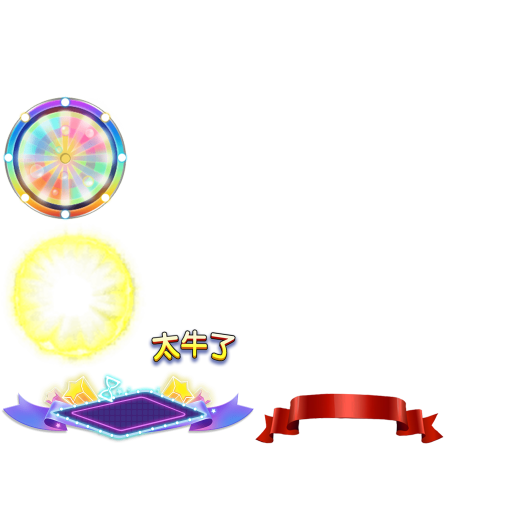
#> input picture input/spine/1/2/effect_teshuyu.png, 1024 x 1024 px (shown at 1/2 size)
$ python imageScale.py
#> lines starting #> are read from the running program, lines starting #| are printed output that depends on the picture
#!/usr/bin/python
# -*-coding:utf-8-*-
# !python
import os, sys
import shutil
from PIL import Image

scale = 0.5

currentPath = os.getcwd()
input = os.path.join(currentPath, "input")
outPath = os.path.join(currentPath, "output")
if os.path.exists(outPath):
    shutil.rmtree(outPath)
os.makedirs(outPath)

# 匹配字符串末尾是包含某个字符串
def endWith(s, *endstring):
    # endswith()匹配字符串的开头或末尾是否包含一个字符串。匹配开头是startswith()
    # map()是 Python 内置的高阶函数，它接收一个函数 f 和一个 list，并通过把函数 f 依次作用在 list 的每个元素上，得到一个新的 list 并返回。
    array = map(s.endswith, endstring)
    if True in array:
        return True
    else:
        return False

def get_recursive_file_list(path):
    current_files = os.listdir(path)
    all_files = []
    for file_name in current_files:
        full_file_name = os.path.join(path, file_name)
        if endWith(full_file_name, '.png') or endWith(full_file_name, '.jpg'):
            all_files.append(full_file_name)
        if os.path.isdir(full_file_name):
            next_level_files = get_recursive_file_list(full_file_name)
            all_files.extend(next_level_files)
    return all_files


if __name__ == '__main__':
    allPngArray = get_recursive_file_list(input)
    for png in allPngArray:
        if os.path.exists(png):
            print(png)
            dir, file = os.path.split(png)
            pathPart = dir.split(input + os.sep)
            outdir = os.path.join(outPath, pathPart[1])
            if not os.path.exists(outdir):
                os.makedirs(outdir)
            print("scaling   " + png)
            with Image.open(png) as im:
#> im is the input picture: PIL image 1024x1024 RGBA; mean R, G, B, A 44.6, 40.1, 24.1, 30.4
                width, height = im.size
#> width = 1024; height = 1024
                new_width = int(scale * width)
#> new_width = 512
                new_height = int(scale * height)
#> new_height = 512
                resized_im = im.resize((new_width, new_height))
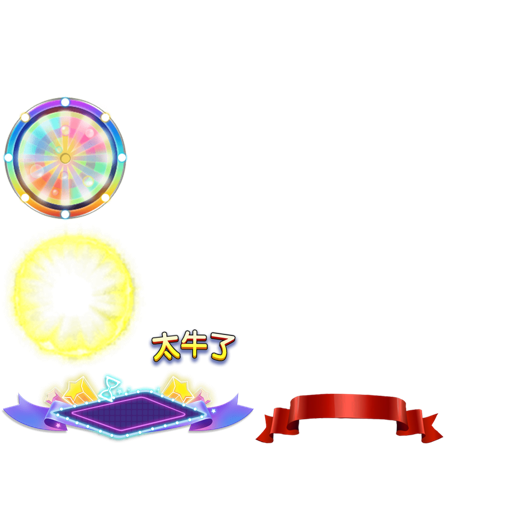
#> resized_im: PIL image 512x512 RGBA; mean R, G, B, A 33.4, 30.4, 18.4, 30.4; transparent parts drawn white
                resized_im.save(os.path.join(outdir, file))
#> pass 2 of the loop `for png in allPngArray:`:
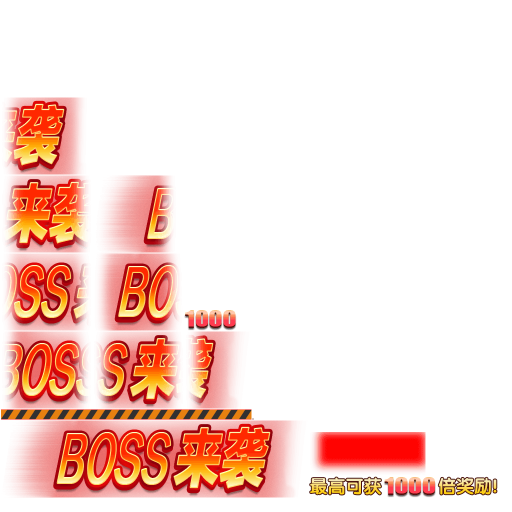
#> input picture input/spine/1/bosslaixi.png, 1024 x 1024 px (shown at 1/2 size)
#> im is the input picture: PIL image 1024x1024 P; mean R, G, B, A 70.5, 16.2, 7.1, 49.2
#> `resized_im = im.resize((new_width, new_height))`:
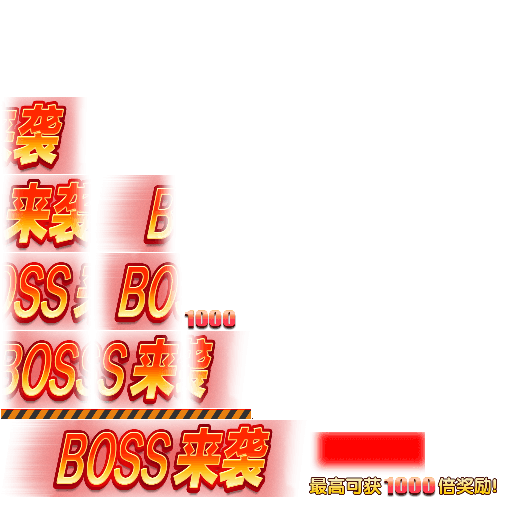
#> resized_im: PIL image 512x512 P; mean R, G, B, A 70.5, 16.2, 7.1, 49.2; transparent parts drawn white
    print("scaling done!!!")
